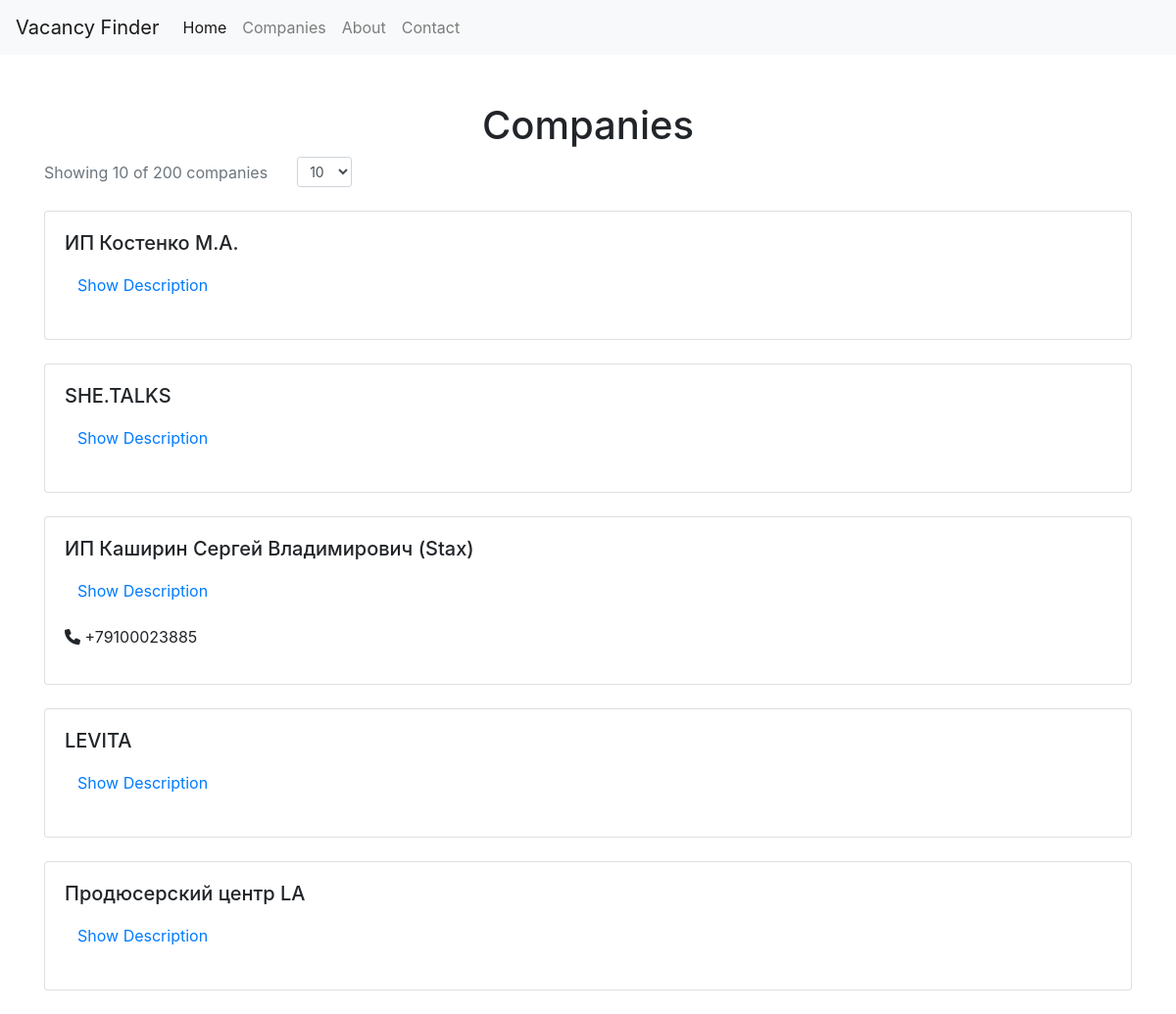
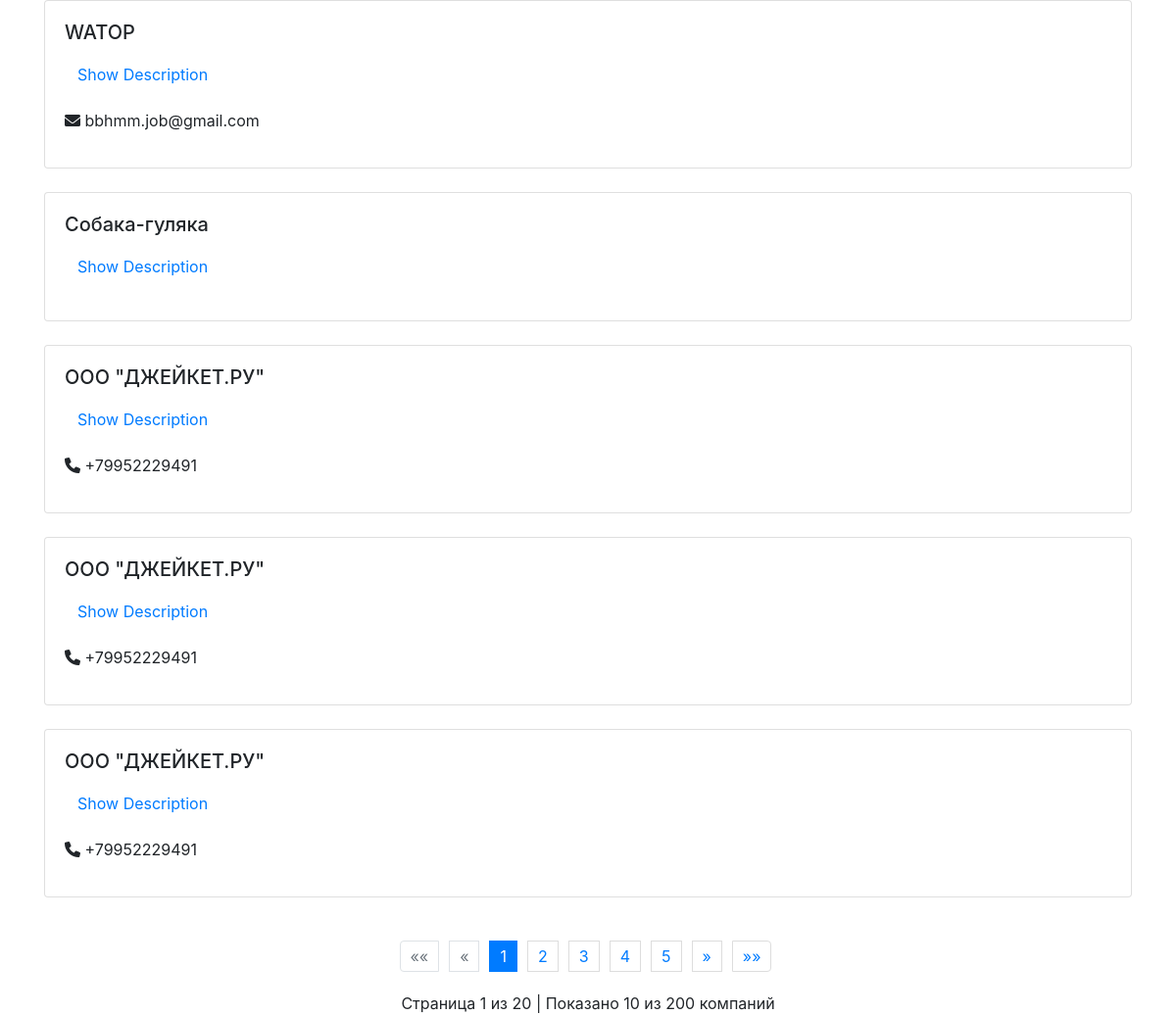
/companies, run on the app's committed database (2 pictures, top to bottom).
### finder_parser/models/vacancy.py (models this page shows, shortened)
class Vacancy(Base):
    __tablename__ = 'vacancies'
    id = Column(Integer, primary_key=True)
    vacancy_id = Column(Integer, unique=True, nullable=False)
    title = Column(String, nullable=False)
    description = Column(Text, nullable=False)
    salary_from = Column(Integer, nullable=True)
    salary_to = Column(Integer, nullable=True)
    currency_symbol = Column(String, nullable=True)
    contacts = Column(String, nullable=True)  # Хранение контактов в формате JSON
    @property
    def contacts_dict(self):
        contacts = json.loads(self.contacts) if self.contacts else []
        phone = next((item['value'] for item in contacts if item['type'] == 'phone'), None)
        email = next((item['value'] for item in contacts if item['type'] == 'email'), None)
        return {'phone': phone, 'email': email}
    company_info = Column(String, nullable=True)  # Хранение информации о компании в формате JSON
    @property
    def company_info_dict(self):
        return json.loads(self.company_info) if self.company_info else {}
    locations = Column(String, nullable=True)  # Хранение местоположений в формате JSON

### flask_app/app.py (the view)
@app.route('/companies')
def companies():
    page = request.args.get('page', 1, type=int)
    per_page = request.args.get('per_page', 10, type=int)
    offset = (page - 1) * per_page
    companies = session.query(Vacancy).offset(offset).limit(per_page).all()
    total_companies = session.query(Vacancy).count()
    total_pages = ceil(total_companies / per_page)
    return render_template(
        'companies.html',
        companies=companies,
        page=page,
        per_page=per_page,
        total_pages=total_pages,
        total_companies=total_companies
    )

### flask_app/templates/companies.html (shortened to what this page needs)
{% extends "base.html" %}
{% block content %}
<h1 class="text-center">Companies</h1>
<form action="{{ url_for('companies') }}" method="get" class="mb-4">
    <div class="form-group row align-items-center">
        <div class="col-auto">
            <span class="text-muted">Showing {{ companies|length }} of {{ total_companies }} companies</span>
        </div>
        <div class="col-auto">
            <select name="per_page" id="per_page" class="form-control form-control-sm" onchange="this.form.submit()">
                <option value="10" {% if per_page==10 %}selected{% endif %}>10</option>
            </select>
        </div>
    </div>
</form>
<div class="row">
    {% for company in companies %}
    <div class="col-12 mb-4">
        <div class="card">
            <div class="card-body">
                <h5 class="card-title">{{ company.company_info_dict['title'] }}</h5>
                <button class="btn btn-link" type="button" data-toggle="collapse"
                    data-target="#companyDescription{{ company.id }}" aria-expanded="false"
                    aria-controls="companyDescription{{ company.id }}">
                    Show Description
                </button>
                <ul class="list-unstyled mt-3">
                    {% if company.contacts_dict.phone %}
                    <li class="mb-2">
                        <i class="fas fa-phone"></i> {{ company.contacts_dict.phone }}
                    </li>
                    {% endif %}
                    {% if company.contacts_dict.email %}
                    <li class="mb-2">
                        <i class="fas fa-envelope"></i> {{ company.contacts_dict.email }}
                    </li>
                    {% endif %}
                </ul>
            </div>
        </div>
    </div>
    {% endfor %}
</div>
<nav aria-label="Page navigation">
    <ul class="pagination justify-content-center">
        <li class="page-item {% if page == 1 %}disabled{% endif %}">
            <a class="page-link" href="{{ url_for('companies', page=1, per_page=per_page) }}" aria-label="First">
                <span aria-hidden="true">&laquo;&laquo;</span>
            </a>
        </li>
        <li class="page-item {% if page == 1 %}disabled{% endif %}">
            <a class="page-link" href="{{ url_for('companies', page=page-1, per_page=per_page) }}" aria-label="Previous">
                <span aria-hidden="true">&laquo;</span>
            </a>
        </li>
        {% set start_page = [1, page-2]|max %}
        {% set end_page = [total_pages, start_page+4]|min %}
        {% if end_page - start_page < 4 %}
            {% set start_page = [1, end_page-4]|max %}
        {% endif %}
        {% for p in range(start_page, end_page+1) %}
            <li class="page-item {% if p == page %}active{% endif %}">
                <a class="page-link" href="{{ url_for('companies', page=p, per_page=per_page) }}">{{ p }}</a>
            </li>
        {% endfor %}
        <li class="page-item {% if page == total_pages %}disabled{% endif %}">
            <a class="page-link" href="{{ url_for('companies', page=page+1, per_page=per_page) }}" aria-label="Next">
                <span aria-hidden="true">&raquo;</span>
            </a>
        </li>
        <li class="page-item {% if page == total_pages %}disabled{% endif %}">
            <a class="page-link" href="{{ url_for('companies', page=total_pages, per_page=per_page) }}" aria-label="Last">
                <span aria-hidden="true">&raquo;&raquo;</span>
            </a>
        </li>
    </ul>
</nav>
<div class="text-center mt-2">
    Страница {{ page }} из {{ total_pages }} | Показано {{ companies|length }} из {{ total_companies }} компаний
</div>
{% endblock %}

### flask_app/static/css/styles.css (style rules this page uses)
.pagination { margin: 20px 0; text-align: center; }
.pagination a, .pagination strong { display: inline-block; padding: 5px 10px; margin: 0 5px; border: 1px solid #ddd; text-decoration: none; }
.card-body { flex: 1; overflow-y: auto; }

### data on the page
Vacancy: company_info_dict "ИП Костенко М.А."
Vacancy: company_info_dict "SHE.TALKS"
Vacancy: company_info_dict "ИП Каширин Сергей Владимирович (Stax)", contacts_dict.phone "+79100023885"
Vacancy: company_info_dict "LEVITA"
Vacancy: company_info_dict "Продюсерский центр LA"
Vacancy: company_info_dict "WATOP", contacts_dict.email "bbhmm.job@gmail.com"
Vacancy: company_info_dict "Собака-гуляка"
Vacancy: company_info_dict "ООО \"ДЖЕЙКЕТ.РУ\"", contacts_dict.phone "+79952229491"
Vacancy: company_info_dict "ООО \"ДЖЕЙКЕТ.РУ\"", contacts_dict.phone "+79952229491"
Vacancy: company_info_dict "ООО \"ДЖЕЙКЕТ.РУ\"", contacts_dict.phone "+79952229491"

### other printed values
{{ companies|length }} "10"
{{ total_companies }} "200"
{{ p }} "1" "2" "3" "4" "5"
{{ page }} "1"
{{ total_pages }} "20"
